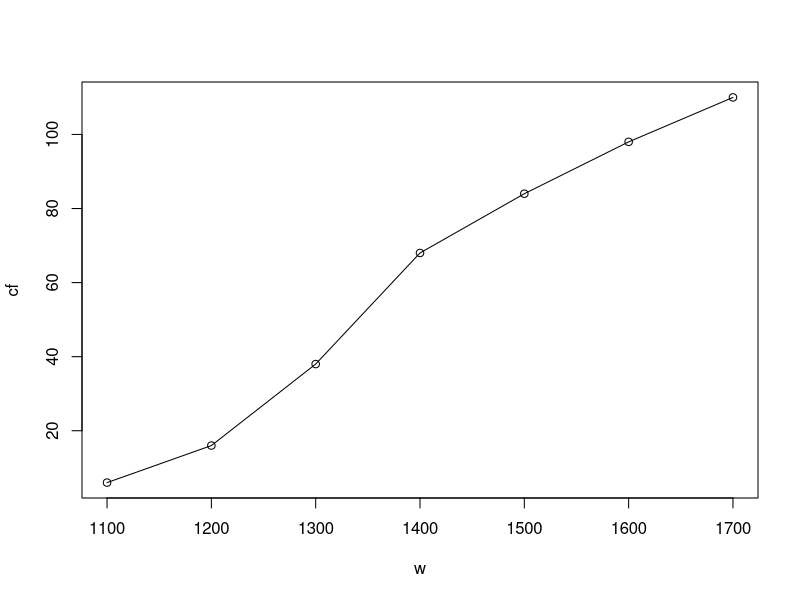

Source code (R):
#page number-208

m<-c("100-1100","1100-1200","1200-1300","1300-1400","1400-1500","1500-1600","1600-1700")
f<-c(6,10,22,30,16,14,12)
cf<-cumsum(f)
cf
w<-c(1100,1200,1300,1400,1500,1600,1700)
plot(w,cf)
l=lines(w,cf)
slope1=(84-68)/(1500-1400)
slope1
y1=(slope1*(1430-1400))+68
y1
slope2=(68-38)/(1400-1300)
slope2
y2=(slope2*(1365-1300))+38
y2
y1-y2
#The answer may slightly vary due to rounding off values.
d=data.frame(m,f,cf)
d
z=tail(d$cf, n=1)
z
o=z/2
o
c=68
q<-which(d$cf==c)
q
m1=d$m[q]
m1
l=1300

v=d$f[q]
v
med=l+(( ( z/2 - d$cf[q-1]) / v )*100)
med